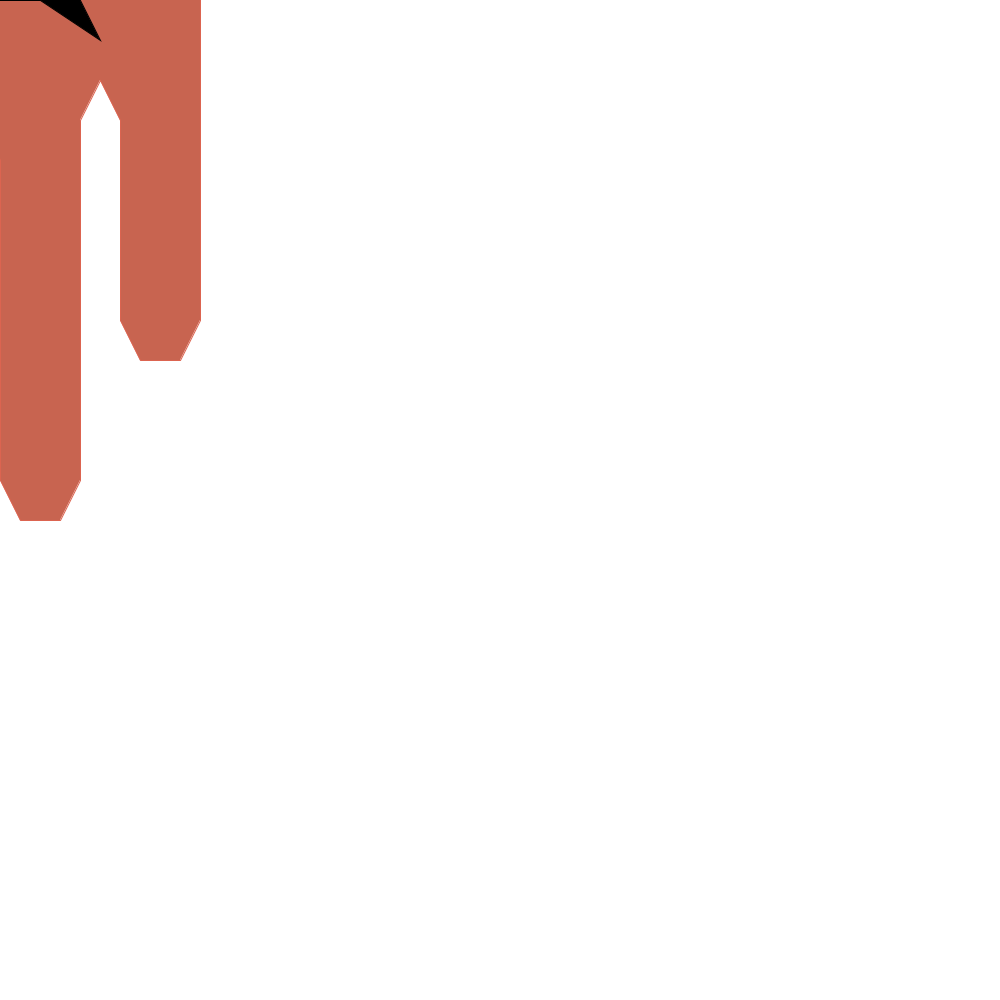
Frame 1 (no input)
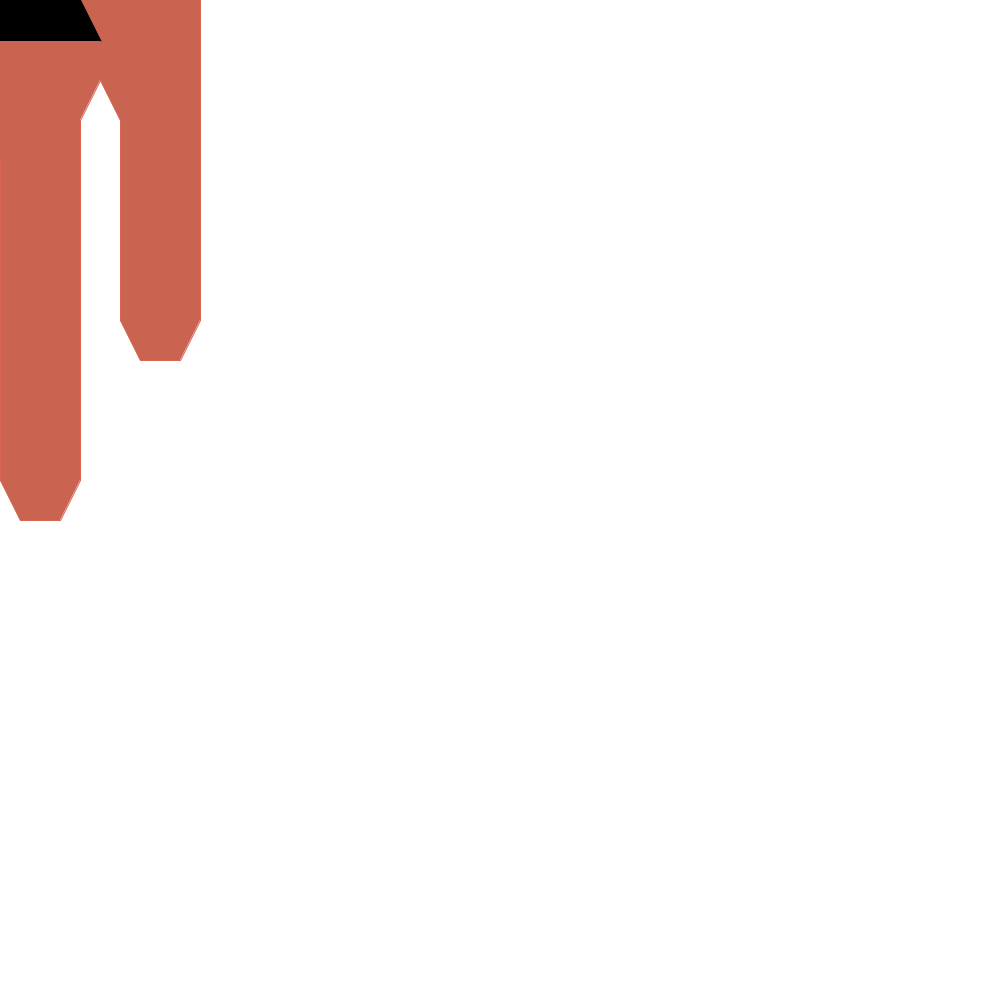
Frame 60 (the mouse pressed at the canvas centre just before this capture)
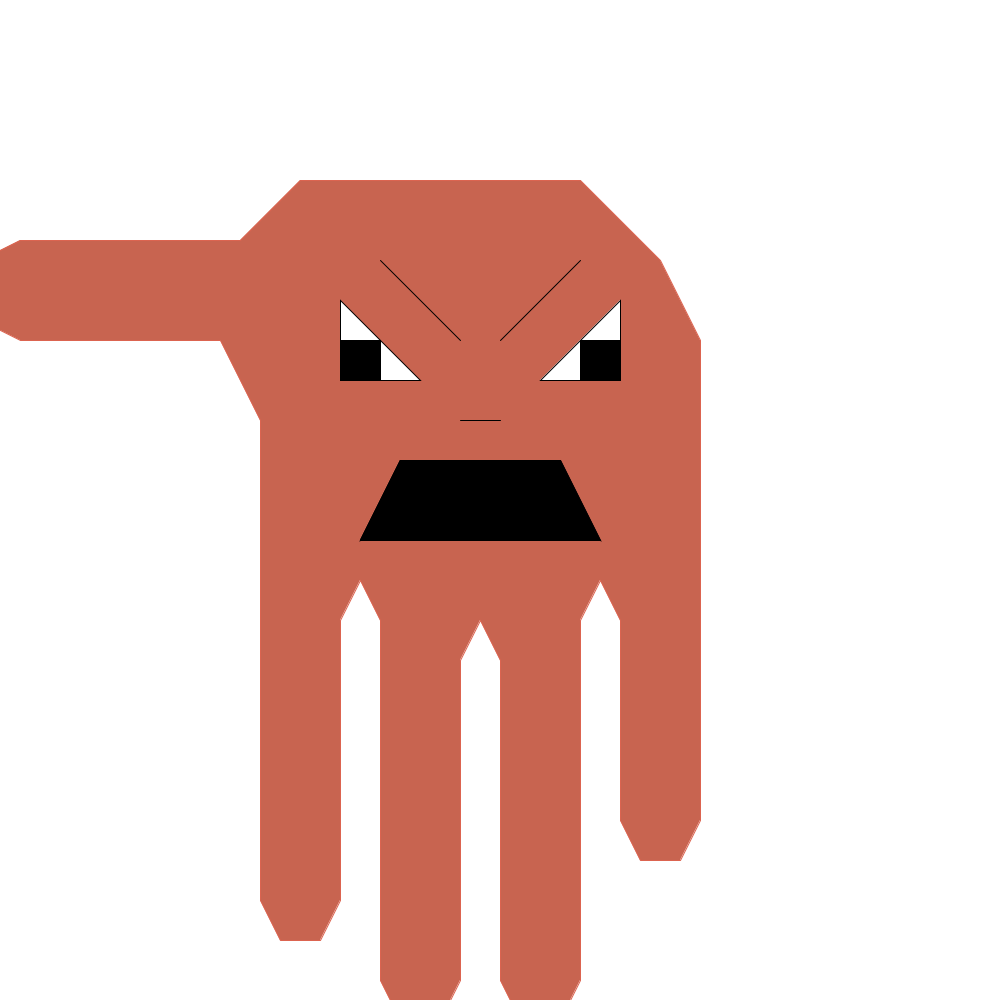
Frame 120 (the mouse held since frame 60 and released just before this capture)

The Processing sketch that drew these frames (run headless with seeded random() and noise(); from frame 60 on, the mouse is pressed at the canvas centre):

// Processing sketch: processing_50838
// ── processing_50838.pde

void setup(){
size(1000,1000);
}

void draw(){
background(255);
smooth();
delay(100);
translate(mouseX-600,mouseY-400);
stroke(220,100,80);
fill(200,100,80);
beginShape();
vertex(80,160);vertex(120,140);vertex(340,140);
vertex(400,80);vertex(680,80);vertex(760,160);
vertex(800,240);vertex(800,720);vertex(780,760);
vertex(740,760);vertex(720,720);vertex(720,520);
vertex(700,480);vertex(680,520);vertex(680,880);
vertex(660,920);vertex(620,920);vertex(600,880);
vertex(600,560);vertex(580,520);vertex(560,560);
vertex(560,880);vertex(540,920);vertex(500,920);
vertex(480,880);vertex(480,520);vertex(460,480);
vertex(440,520);vertex(440,800);vertex(420,840);
vertex(380,840);vertex(360,800);vertex(360,320);
vertex(320,240);vertex(120,240);vertex(80,220);
endShape(CLOSE);
stroke(0);
fill(255);
triangle(440,280,440,200,520,280);
triangle(720,200,640,280,720,280);
fill(0);
rect(440,240,40,40);
rect(680,240,40,40);
line(480,160,560,240);
line(680,160,600,240);
line(560,320,600,320);
beginShape();
vertex(500,360);
vertex(660,360);
vertex(700,440);
vertex(640,400);
vertex(480,400);
vertex(520,400);
vertex(460,440);
endShape(CLOSE);
//i intend to find some condition where 
//the mouth only opens when the cursor 
//is hovering over. May need to edit 
//strobe and delay funtions.
int strobeSpeed = 4;
if(frameCount%strobeSpeed==0)
beginShape();
vertex(500,360);
vertex(660,360);
vertex(700,440);
vertex(460,440);
endShape(CLOSE);
}
